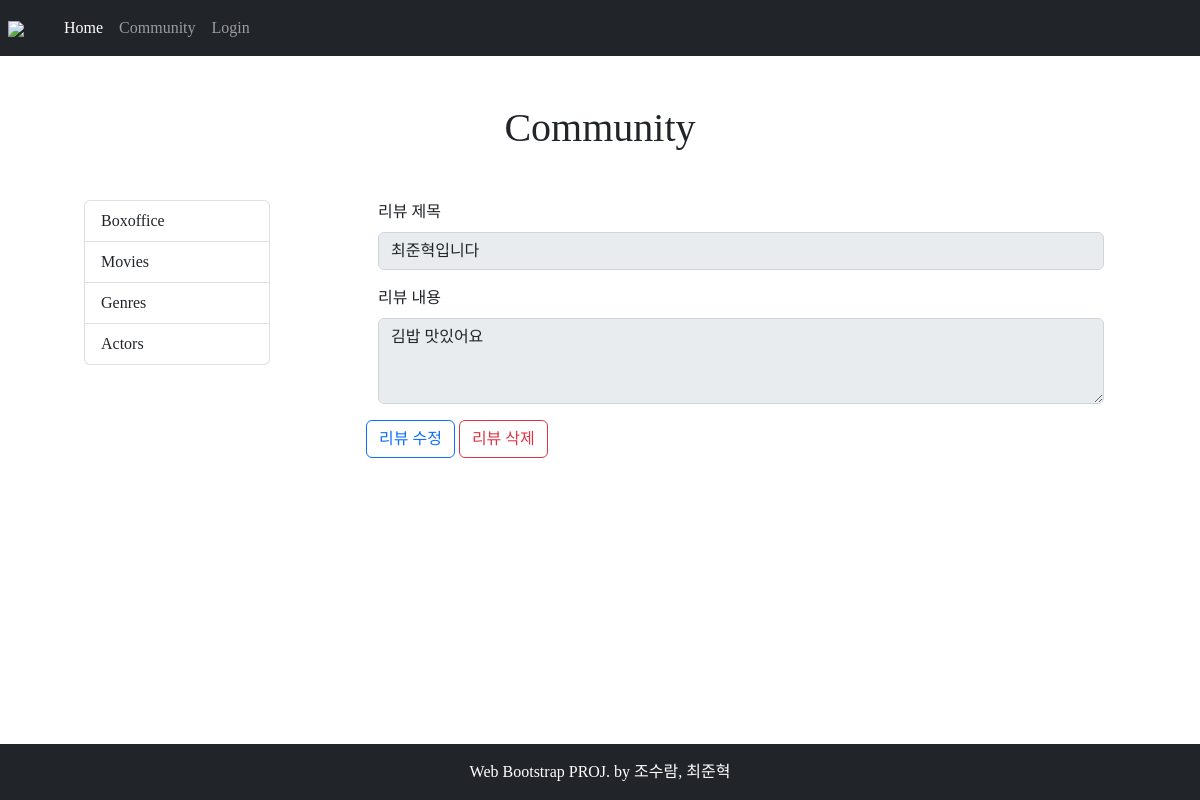
Page /detail/2 on the earlier database version.
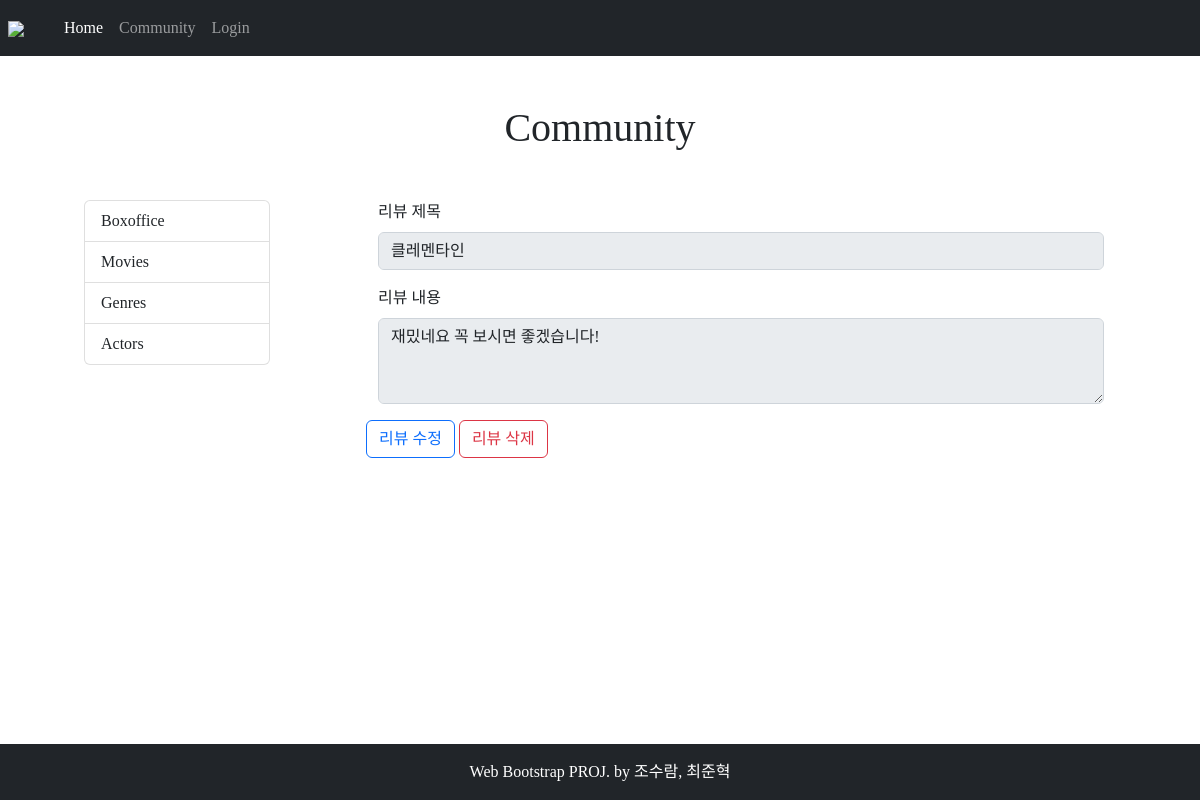
Same page on the later database version.
### moviereview/models.py (models this page shows)
class Review(models.Model):
    title = models.CharField(max_length=80)
    content = models.TextField(null=True)
    created_at = models.DateTimeField(auto_now_add=True)
    updated_at = models.DateTimeField(auto_now=True)

### moviereview/views.py (the view)
# urls.py: path("detail/<int:pk>", views.detail, name="detail"),
def detail(request, pk):
    review = Review.objects.get(id=pk)
    context = {
        'review': review,
    }
    return render(request, "moviereview/detail.html", context)

### moviereview/templates/moviereview/detail.html (shortened to what this page needs)
{% extends 'base.html' %}
{% block content %}
<form class="container">
  <div class="mb-3">
    <label for="reviewtitle" class="form-label">리뷰 제목</label>
    <input name='title' type="text" class="form-control" id="reviewtitle" value="{{ review.title }}" disabled readonly>
  </div>
  <div class="mb-3">
    <label for="reviewContent" class="form-label">리뷰 내용</label>
    <textarea name='content' class="form-control" id="reviewContent" rows="3" disabled
      readonly>{{ review.content }}</textarea>
  </div>
</form>
<a href="{% url 'edit' review.pk %}"><button type="button" class="btn btn-outline-primary">리뷰 수정</button></a>
<a href="{% url 'delete' review.pk %}"><button type="button" class="btn btn-outline-danger">리뷰 삭제</button></a>
{% endblock %}

Differences in the rows shown:
changed Review: title "최준혁입니다" → "클레멘타인"; content "김밥 맛있어요" → "재밌네요 꼭 보시면 좋겠습니다!"
